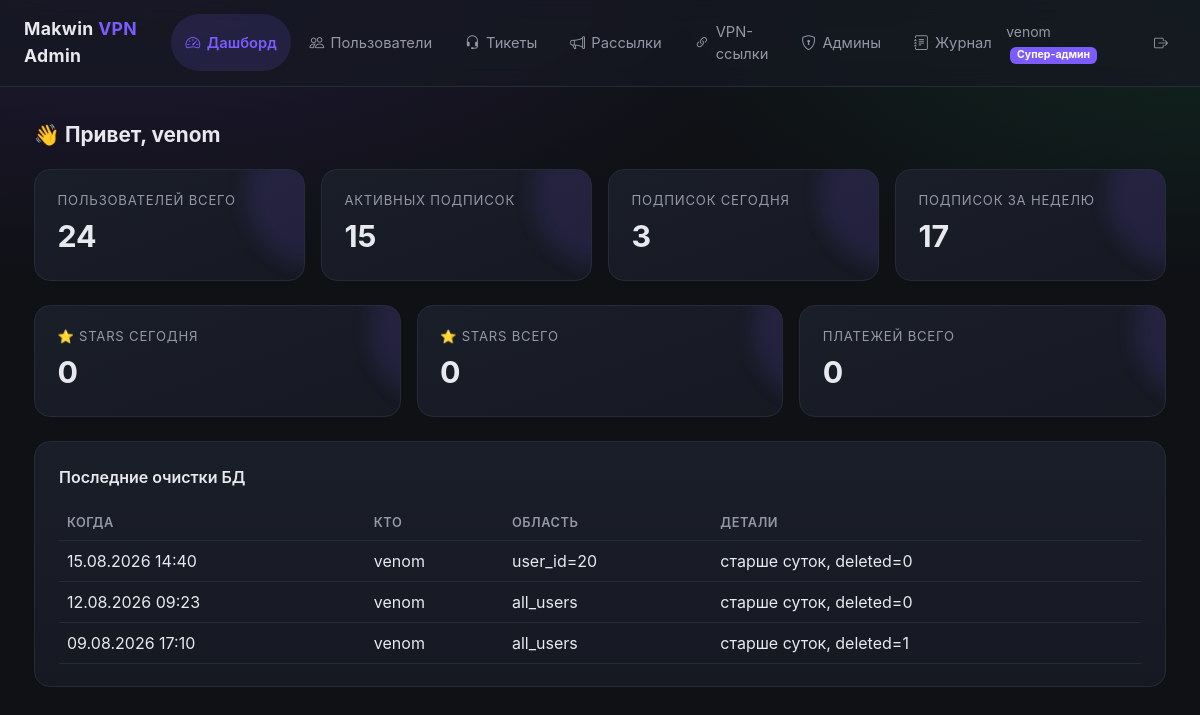
/admin/ (signed in), run on the app's committed database.
### app/admin/models.py (models this page shows, shortened)
class AdminUser(Base):
    __tablename__ = "admin_users"
    id: Mapped[int] = mapped_column(primary_key=True)
    login: Mapped[str] = mapped_column(String(64), unique=True, index=True)
    password_hash: Mapped[str] = mapped_column(String(255))
    role: Mapped[AdminRole] = mapped_column(Enum(AdminRole))
    is_active: Mapped[bool] = mapped_column(Boolean, default=True)
    created_at: Mapped[datetime.datetime] = mapped_column(
        DateTime(), default=datetime.datetime.now
    )
    last_login_at: Mapped[datetime.datetime | None] = mapped_column(
        DateTime(), nullable=True
    )
    permissions: Mapped[list["AdminPermission"]] = relationship(
        back_populates="admin",
        cascade="all, delete-orphan",
    )

class AuditLog(Base):
    __tablename__ = "audit_log"
    id: Mapped[int] = mapped_column(primary_key=True)
    admin_id: Mapped[int] = mapped_column(ForeignKey("admin_users.id"), index=True)
    action: Mapped[str] = mapped_column(String(64))
    target: Mapped[str | None] = mapped_column(String(128), nullable=True)
    details: Mapped[str | None] = mapped_column(Text(), nullable=True)
    created_at: Mapped[datetime.datetime] = mapped_column(
        DateTime(), default=datetime.datetime.now
    )
    admin: Mapped["AdminUser"] = relationship()

### app/admin/routes/dashboard.py (the view)
@router.get("/")
async def dashboard(
    request: Request,
    admin: AdminUser = Depends(require_permission(Permission.VIEW_DASHBOARD)),
):
    from app.admin.router import templates
    now = datetime.datetime.now()
    today_start = datetime.datetime(now.year, now.month, now.day)
    week_start = today_start - datetime.timedelta(days=7)
    async with async_session() as session:
        total_users = (
            await session.execute(select(func.count(User.id)))
        ).scalar_one()
        active_subs = (
            await session.execute(
                select(func.count(Subscription.id)).where(
                    Subscription.is_active == True,  # noqa: E712
                    Subscription.expiry > now,
                )
            )
        ).scalar_one()
        subs_today = (
            await session.execute(
                select(func.count(Subscription.id)).where(
                    Subscription.created_at >= today_start,
                )
            )
        ).scalar_one()
        subs_week = (
            await session.execute(
                select(func.count(Subscription.id)).where(
                    Subscription.created_at >= week_start,
                )
            )
        ).scalar_one()
        stars_today = (
            await session.execute(
                select(func.coalesce(func.sum(Payment.amount), 0)).where(
                    Payment.method == "stars",
                    Payment.created_at >= today_start,
                )
            )
        ).scalar_one()
        stars_total = (
            await session.execute(
                select(func.coalesce(func.sum(Payment.amount), 0)).where(
                    Payment.method == "stars",
                )
            )
        ).scalar_one()
        payments_total = (
            await session.execute(select(func.count(Payment.id)))
        ).scalar_one()
        last_cleanups = []
        if admin.role == AdminRole.SUPER_ADMIN:
            cleanups_result = await session.execute(
                select(AuditLog)
                .options(selectinload(AuditLog.admin))
                .where(AuditLog.action == "purge_subscriptions")
                .order_by(AuditLog.created_at.desc())
                .limit(3)
            )
            last_cleanups = cleanups_result.scalars().all()
    return templates.TemplateResponse(
        "dashboard.html",
        {
            "request": request,
            "admin": admin,
            "stats": {
                "total_users": total_users,
                "active_subs": active_subs,
                "subs_today": subs_today,
                "subs_week": subs_week,
                "stars_today": stars_today,
                "stars_total": stars_total,
                "payments_total": payments_total,
            },
            "last_cleanups": last_cleanups,
        },
    )

### app/admin/templates/dashboard.html (shortened to what this page needs)
{% extends "base.html" %}
{% block content %}
<div class="section-title">👋 Привет, {{ admin.login }}</div>
<div class="row g-3 mb-4">
    <div class="col-6 col-md-3">
        <div class="stat-card">
            <div class="label">Пользователей всего</div>
            <div class="value">{{ stats.total_users }}</div>
        </div>
    </div>
    <div class="col-6 col-md-3">
        <div class="stat-card">
            <div class="label">Активных подписок</div>
            <div class="value">{{ stats.active_subs }}</div>
        </div>
    </div>
    <div class="col-6 col-md-3">
        <div class="stat-card">
            <div class="label">Подписок сегодня</div>
            <div class="value">{{ stats.subs_today }}</div>
        </div>
    </div>
    <div class="col-6 col-md-3">
        <div class="stat-card">
            <div class="label">Подписок за неделю</div>
            <div class="value">{{ stats.subs_week }}</div>
        </div>
    </div>
</div>
<div class="row g-3">
    <div class="col-6 col-md-4">
        <div class="stat-card">
            <div class="label">⭐ Stars сегодня</div>
            <div class="value">{{ stats.stars_today }}</div>
        </div>
    </div>
    <div class="col-6 col-md-4">
        <div class="stat-card">
            <div class="label">⭐ Stars всего</div>
            <div class="value">{{ stats.stars_total }}</div>
        </div>
    </div>
    <div class="col-6 col-md-4">
        <div class="stat-card">
            <div class="label">Платежей всего</div>
            <div class="value">{{ stats.payments_total }}</div>
        </div>
    </div>
</div>
{% if admin.role == AdminRole.SUPER_ADMIN %}
<div class="card-soft mt-4">
    <div class="fw-semibold mb-3">Последние очистки БД</div>
    {% if last_cleanups %}
    <table class="table table-admin mb-0">
        <thead>
        <tr>
            <th>Когда</th>
            <th>Кто</th>
            <th>Область</th>
            <th>Детали</th>
        </tr>
        </thead>
        <tbody>
        {% for c in last_cleanups %}
        <tr>
            <td class="text-dim">{{ c.created_at.strftime("%d.%m.%Y %H:%M") }}</td>
            <td>{{ c.admin.login if c.admin else "—" }}</td>
            <td class="text-dim">{{ c.target }}</td>
            <td class="text-dim">{{ c.details }}</td>
        </tr>
        {% endfor %}
        </tbody>
    </table>
    {% else %}
    <div class="text-dim small">Очисток ещё не проводилось.</div>
    {% endif %}
</div>
{% endif %}
{% endblock %}

### app/admin/templates/base.html (shortened to what this page needs)
<!DOCTYPE html>
<html lang="ru">
<head>
    <link href="https://cdn.jsdelivr.net/npm/bootstrap@5.3.3/dist/css/bootstrap.min.css" rel="stylesheet">
    <link href="https://cdn.jsdelivr.net/npm/bootstrap-icons@1.11.3/font/bootstrap-icons.css" rel="stylesheet">
    <link href="/admin/static/style.css" rel="stylesheet">
</head>
<body>
{% if admin %}
<nav class="navbar-admin d-flex align-items-center justify-content-between">
    <div class="d-flex align-items-center gap-4">
        <div class="brand">Makwin <span>VPN</span> Admin</div>
        <div class="d-none d-md-flex gap-1">
            {% if admin.has_permission(perm.VIEW_DASHBOARD) %}
            <a class="nav-pill {% if request.url.path == '/admin/' %}active{% endif %}" href="/admin/">
                <i class="bi bi-speedometer2"></i> Дашборд
            </a>
            {% endif %}
            {% if admin.has_permission(perm.VIEW_USERS) %}
            <a class="nav-pill {% if '/admin/users' in request.url.path %}active{% endif %}" href="/admin/users">
                <i class="bi bi-people"></i> Пользователи
            </a>
            {% endif %}
            {% if admin.has_permission(perm.VIEW_SUPPORT_TICKETS) %}
            <a class="nav-pill {% if '/admin/support' in request.url.path %}active{% endif %}" href="/admin/support">
                <i class="bi bi-headset"></i> Тикеты
            </a>
            {% endif %}
            {% if admin.has_permission(perm.BROADCAST_MESSAGE) %}
            <a class="nav-pill {% if '/admin/broadcasts' in request.url.path %}active{% endif %}" href="/admin/broadcasts">
                <i class="bi bi-megaphone"></i> Рассылки
            </a>
            {% endif %}
            {% if admin.has_permission(perm.MANAGE_VLESS_LINKS) %}
            <a class="nav-pill {% if '/admin/vless-links' in request.url.path %}active{% endif %}" href="/admin/vless-links">
                <i class="bi bi-link-45deg"></i> VPN-ссылки
            </a>
            {% endif %}
            {% if admin.has_permission(perm.MANAGE_ADMINS) %}
            <a class="nav-pill {% if '/admin/admins' in request.url.path %}active{% endif %}" href="/admin/admins">
                <i class="bi bi-shield-lock"></i> Админы
            </a>
            {% endif %}
            {% if admin.has_permission(perm.VIEW_AUDIT_LOG) %}
            <a class="nav-pill {% if '/admin/audit' in request.url.path %}active{% endif %}" href="/admin/audit">
                <i class="bi bi-journal-text"></i> Журнал
            </a>
            {% endif %}
        </div>
    </div>
    <div class="d-flex align-items-center gap-3">
        <span class="text-dim small">
            {{ admin.login }}
            <span class="badge badge-role-{{ admin.role.value }} ms-1">{{ role_labels[admin.role] }}</span>
        </span>
        <form method="post" action="/admin/logout" class="m-0">
            <button class="btn btn-sm btn-outline-light border-0 text-dim" type="submit">
                <i class="bi bi-box-arrow-right"></i>
            </button>
        </form>
    </div>
</nav>
{% endif %}
<div class="page-wrap">
    {% block content %}{% endblock %}
</div>
</body>
</html>

### app/admin/static/style.css (style rules this page uses)
:root { --bg: #0f1115; --bg-soft: #161922; --card: #1a1e29; --border: #262b3a; --accent: #7c5cff; --accent-soft: #7c5cff22; --accent2: #22d3aa; --text: #e8e9ee; --text-dim: #9497a6; --danger: #ff5c7a; --warn: #ffb84c; }
* { box-sizing: border-box; }
body { background: radial-gradient(1200px 600px at 10% -10%, #221a3a 0%, transparent 60%), radial-gradient(1000px 500px at 100% 0%, #10261f 0%, transparent 55%), var(--bg); color: var(--text); font-family: "Inter", "Segoe UI", system-ui, sans-serif; min-height: 100vh; }
a { color: var(--accent); text-decoration: none; }
.navbar-admin { background: rgba(22, 25, 34, 0.75); backdrop-filter: blur(10px); border-bottom: 1px solid var(--border); padding: 0.9rem 1.5rem; }
.brand { font-weight: 700; letter-spacing: 0.02em; font-size: 1.1rem; }
.brand span { color: var(--accent); }
.nav-pill { display: inline-flex; align-items: center; gap: 0.4rem; padding: 0.4rem 0.9rem; border-radius: 999px; color: var(--text-dim); font-size: 0.92rem; transition: all 0.15s ease; }
.nav-pill.active { background: var(--accent-soft); color: var(--accent); font-weight: 600; }
.page-wrap { max-width: 1180px; margin: 0 auto; padding: 2rem 1.5rem 4rem; }
.card-soft { background: linear-gradient(180deg, var(--card), var(--bg-soft)); border: 1px solid var(--border); border-radius: 16px; padding: 1.4rem 1.5rem; }
.stat-card { background: linear-gradient(160deg, var(--card), var(--bg-soft)); border: 1px solid var(--border); border-radius: 16px; padding: 1.3rem 1.4rem; position: relative; overflow: hidden; }
.stat-card::after { content: ""; position: absolute; top: -40%; right: -30%; width: 140px; height: 140px; background: var(--accent); opacity: 0.12; border-radius: 50%; filter: blur(10px); }
.stat-card .label { color: var(--text-dim); font-size: 0.82rem; text-transform: uppercase; letter-spacing: 0.06em; }
.stat-card .value { font-size: 1.9rem; font-weight: 700; margin-top: 0.2rem; }
.table-admin { --bs-table-bg: transparent; --bs-table-color: var(--text); border-color: var(--border); }
.table-admin th { color: var(--text-dim); font-weight: 600; font-size: 0.8rem; text-transform: uppercase; letter-spacing: 0.04em; border-bottom: 1px solid var(--border); }
.table-admin td { border-bottom: 1px solid var(--border); vertical-align: middle; }
.badge-role-super_admin { background: var(--accent) !important; }
.text-dim { color: var(--text-dim); }
.section-title { font-weight: 700; font-size: 1.3rem; margin-bottom: 1.2rem; }

### data on the page
AdminUser: login "venom", role "Супер-админ"
AuditLog: created_at "15.08.2026 14:40", admin "venom", target "user_id=20", details "старше суток, deleted=0"
AuditLog: created_at "12.08.2026 09:23", admin "venom", target "all_users", details "старше суток, deleted=0"
AuditLog: created_at "09.08.2026 17:10", admin "venom", target "all_users", details "старше суток, deleted=1"

### other printed values
{{ stats.total_users }} "24"
{{ stats.active_subs }} "15"
{{ stats.subs_today }} "3"
{{ stats.subs_week }} "17"
{{ stats.stars_today }} "0"
{{ stats.stars_total }} "0"
{{ stats.payments_total }} "0"
